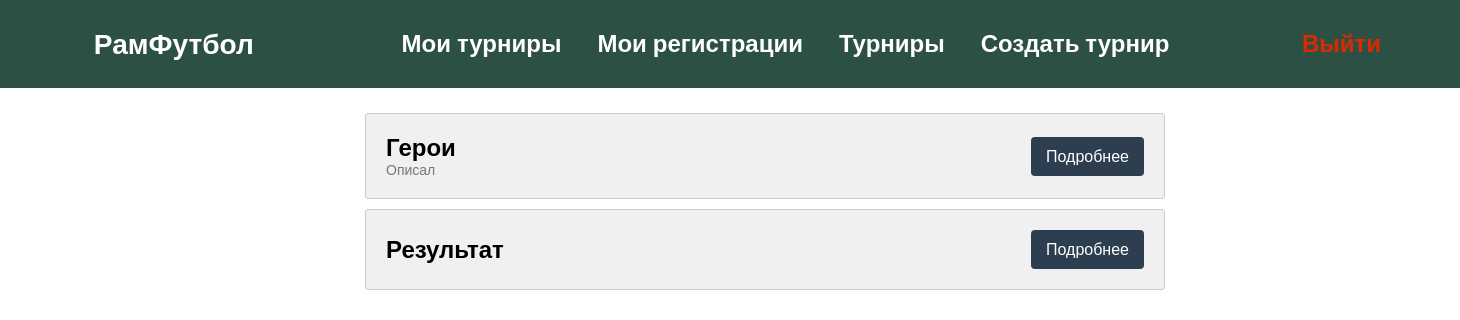
Before: /tournaments/ (signed in) with the older database file.
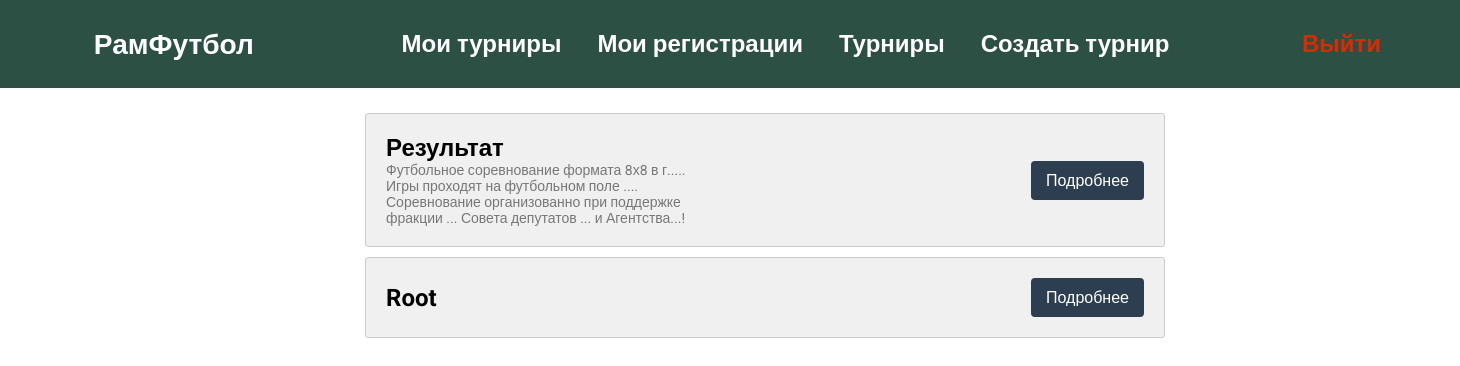
After: the same page with the newer database file.
### tournaments/models.py (models this page shows, shortened)
class Tournament(models.Model):
    user = models.ForeignKey(User, on_delete=models.CASCADE, null=True)
    name = models.CharField(max_length=100)
    description = models.TextField(blank=True)
    regulations = models.TextField(blank=True)
    email = models.EmailField(null=True)
    total_teams = models.IntegerField(null=False)
    start_date = models.DateField()
    end_date = models.DateField()
    blocked_users = models.ManyToManyField('UserProfile', blank=True)

### tournaments/views.py (the view)
# urls.py: path('tournaments/', views.tournaments, name='tournaments'),
@login_required
def tournaments(request):
    tournams = Tournament.objects.all()
    return render(request, 'tournaments/tournaments.html', {'tournams': tournams})

### tournaments/templates/tournaments/tournaments.html
{%extends 'tournaments/home.html'%}
{%block content%}
<div class="containerMy_tournaments">
    <div class="my_tournaments">
        {% for tournam in tournams %}
        <div class="my_tournament_card">
            <div class="content">
                <h2>{{tournam.name}}</h2>
                <p>{{tournam.description}}</p>
            </div>
            <button><a href="{% url 'tournam' tournam.id %}">Подробнее</a></button>
        </div>
        {% endfor %}
    </div>
</div>
{%endblock%}

Changed rows visible on the page:
removed Tournament: name "Герои", description "Описал"
changed Tournament "Результат": description (not shown) → "Футбольное соревнование формата 8х8 в г..... Игры проходят на футбольном поле .... Соревнование организованно при поддержке фракции ... Совета депутатов ... и Агентства...!"
added Tournament: name "Root"
